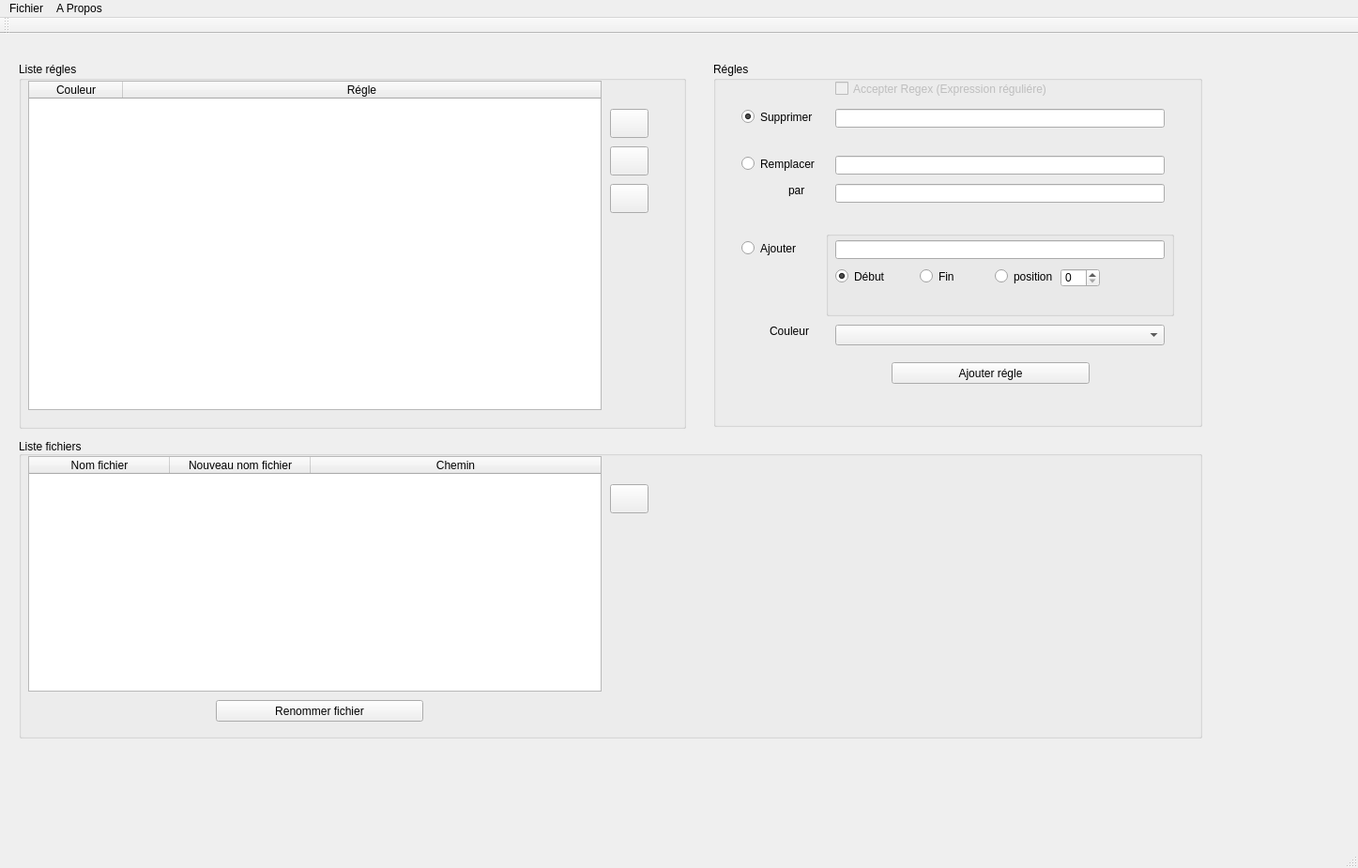
<?xml version="1.0" encoding="UTF-8"?>
<ui version="4.0">
 <class>MainWindow</class>
 <widget class="QMainWindow" name="MainWindow">
  <property name="geometry">
   <rect>
    <x>0</x>
    <y>0</y>
       <width>1447</width>
       <height>925</height>
   </rect>
  </property>
     <property name="sizePolicy">
         <sizepolicy hsizetype="Expanding" vsizetype="Preferred">
             <horstretch>1</horstretch>
             <verstretch>0</verstretch>
         </sizepolicy>
     </property>
     <property name="mouseTracking">
         <bool>true</bool>
     </property>
     <property name="contextMenuPolicy">
         <enum>Qt::NoContextMenu</enum>
     </property>
     <property name="acceptDrops">
         <bool>true</bool>
     </property>
  <property name="windowTitle">
      <string>Scribitus</string>
  </property>
     <property name="windowIcon">
         <iconset>
             <normaloff>Resources/scribitus_burned.png</normaloff>Resources/scribitus_burned.png
         </iconset>
     </property>
     <property name="autoFillBackground">
         <bool>true</bool>
  </property>
     <property name="documentMode">
         <bool>true</bool>
     </property>
  <widget class="QWidget" name="centralwidget">
      <widget class="QGroupBox" name="groupBoxRules">
          <property name="geometry">
              <rect>
                  <x>760</x>
                  <y>30</y>
                  <width>521</width>
                  <height>389</height>
              </rect>
          </property>
          <property name="sizePolicy">
              <sizepolicy hsizetype="Fixed" vsizetype="Fixed">
                  <horstretch>0</horstretch>
                  <verstretch>0</verstretch>
              </sizepolicy>
          </property>
          <property name="minimumSize">
              <size>
                  <width>521</width>
                  <height>389</height>
              </size>
          </property>
          <property name="autoFillBackground">
              <bool>true</bool>
          </property>
          <property name="title">
              <string>Régles</string>
          </property>
          <property name="flat">
              <bool>false</bool>
          </property>
          <widget class="QRadioButton" name="radioDelete">
              <property name="geometry">
                  <rect>
                      <x>30</x>
                      <y>50</y>
                      <width>82</width>
                      <height>17</height>
                  </rect>
              </property>
              <property name="text">
                  <string>Supprimer</string>
              </property>
              <property name="checked">
                  <bool>true</bool>
              </property>
          </widget>
          <widget class="QRadioButton" name="radioReplace">
              <property name="geometry">
                  <rect>
                      <x>30</x>
                      <y>100</y>
                      <width>82</width>
                      <height>17</height>
                  </rect>
              </property>
              <property name="text">
                  <string>Remplacer</string>
              </property>
          </widget>
          <widget class="QLineEdit" name="deleteText">
              <property name="geometry">
                  <rect>
                      <x>130</x>
                      <y>50</y>
                      <width>351</width>
                      <height>20</height>
                  </rect>
              </property>
              <property name="acceptDrops">
                  <bool>false</bool>
              </property>
          </widget>
          <widget class="QLineEdit" name="replaceTextFirst">
              <property name="geometry">
                  <rect>
                      <x>130</x>
                      <y>100</y>
                      <width>351</width>
                      <height>20</height>
                  </rect>
              </property>
              <property name="acceptDrops">
                  <bool>false</bool>
              </property>
          </widget>
          <widget class="QLineEdit" name="replaceTextBy">
              <property name="geometry">
                  <rect>
                      <x>130</x>
                      <y>130</y>
                      <width>351</width>
                      <height>20</height>
                  </rect>
              </property>
              <property name="acceptDrops">
                  <bool>false</bool>
              </property>
          </widget>
          <widget class="QLabel" name="label_2">
              <property name="geometry">
                  <rect>
                      <x>80</x>
                      <y>130</y>
                      <width>47</width>
                      <height>13</height>
                  </rect>
              </property>
              <property name="text">
                  <string>par</string>
              </property>
          </widget>
          <widget class="QCheckBox" name="checkBox">
              <property name="enabled">
                  <bool>false</bool>
              </property>
              <property name="geometry">
                  <rect>
                      <x>130</x>
                      <y>20</y>
                      <width>241</width>
                      <height>17</height>
                  </rect>
              </property>
              <property name="text">
                  <string>Accepter Regex (Expression réguliére)</string>
              </property>
          </widget>
          <widget class="QRadioButton" name="radioAdd">
              <property name="geometry">
                  <rect>
                      <x>30</x>
                      <y>190</y>
                      <width>82</width>
                      <height>17</height>
                  </rect>
              </property>
              <property name="text">
                  <string>Ajouter</string>
              </property>
          </widget>
          <widget class="QComboBox" name="listCouleur">
              <property name="geometry">
                  <rect>
                      <x>130</x>
                      <y>280</y>
                      <width>351</width>
                      <height>22</height>
                  </rect>
              </property>
          </widget>
          <widget class="QLabel" name="label_5">
              <property name="geometry">
                  <rect>
                      <x>60</x>
                      <y>280</y>
                      <width>47</width>
                      <height>13</height>
                  </rect>
              </property>
              <property name="text">
                  <string>Couleur</string>
              </property>
          </widget>
          <widget class="QPushButton" name="buttonRule">
              <property name="geometry">
                  <rect>
                      <x>190</x>
                      <y>320</y>
                      <width>211</width>
                      <height>23</height>
                  </rect>
              </property>
              <property name="text">
                  <string>Ajouter régle</string>
              </property>
          </widget>
          <widget class="QGroupBox" name="groupBox_2">
              <property name="geometry">
                  <rect>
                      <x>120</x>
                      <y>180</y>
                      <width>371</width>
                      <height>91</height>
                  </rect>
              </property>
              <property name="autoFillBackground">
                  <bool>false</bool>
              </property>
              <property name="title">
                  <string/>
              </property>
              <property name="flat">
                  <bool>false</bool>
              </property>
              <widget class="QSpinBox" name="spinBoxPosition">
                  <property name="geometry">
                      <rect>
                          <x>250</x>
                          <y>40</y>
                          <width>42</width>
                          <height>20</height>
                      </rect>
                  </property>
              </widget>
              <widget class="QRadioButton" name="radioPosition">
                  <property name="geometry">
                      <rect>
                          <x>180</x>
                          <y>40</y>
                          <width>71</width>
                          <height>17</height>
                      </rect>
                  </property>
                  <property name="text">
                      <string>position</string>
                  </property>
              </widget>
              <widget class="QLineEdit" name="addText">
                  <property name="geometry">
                      <rect>
                          <x>10</x>
                          <y>10</y>
                          <width>351</width>
                          <height>20</height>
                      </rect>
                  </property>
                  <property name="acceptDrops">
                      <bool>false</bool>
                  </property>
              </widget>
              <widget class="QRadioButton" name="radioEnd">
                  <property name="geometry">
                      <rect>
                          <x>100</x>
                          <y>40</y>
                          <width>82</width>
                          <height>17</height>
                      </rect>
                  </property>
                  <property name="text">
                      <string>Fin</string>
                  </property>
              </widget>
              <widget class="QRadioButton" name="radioBegin">
                  <property name="geometry">
                      <rect>
                          <x>10</x>
                          <y>40</y>
                          <width>82</width>
                          <height>17</height>
                      </rect>
                  </property>
                  <property name="text">
                      <string>Début</string>
                  </property>
                  <property name="checked">
                      <bool>true</bool>
                  </property>
              </widget>
          </widget>
          <zorder>radioDelete</zorder>
          <zorder>radioReplace</zorder>
          <zorder>deleteText</zorder>
          <zorder>replaceTextFirst</zorder>
          <zorder>replaceTextBy</zorder>
          <zorder>label_2</zorder>
          <zorder>checkBox</zorder>
          <zorder>radioAdd</zorder>
          <zorder>listCouleur</zorder>
          <zorder>label_5</zorder>
          <zorder>buttonRule</zorder>
          <zorder>groupBox_2</zorder>
          <zorder>verticalSpacer</zorder>
      </widget>
      <widget class="QGroupBox" name="groupBoxTableRule">
          <property name="geometry">
              <rect>
                  <x>20</x>
                  <y>30</y>
                  <width>711</width>
                  <height>391</height>
              </rect>
          </property>
          <property name="sizePolicy">
              <sizepolicy hsizetype="Preferred" vsizetype="Fixed">
                  <horstretch>0</horstretch>
                  <verstretch>0</verstretch>
              </sizepolicy>
          </property>
          <property name="minimumSize">
              <size>
                  <width>711</width>
                  <height>391</height>
              </size>
          </property>
          <property name="autoFillBackground">
              <bool>true</bool>
          </property>
          <property name="title">
              <string>Liste régles</string>
          </property>
          <property name="flat">
              <bool>false</bool>
          </property>
          <widget class="QTableWidget" name="tableRules">
              <property name="geometry">
                  <rect>
                      <x>10</x>
                      <y>20</y>
                      <width>611</width>
                      <height>351</height>
                  </rect>
              </property>
              <property name="sizePolicy">
                  <sizepolicy hsizetype="Expanding" vsizetype="Expanding">
                      <horstretch>0</horstretch>
                      <verstretch>0</verstretch>
                  </sizepolicy>
              </property>
              <property name="acceptDrops">
                  <bool>false</bool>
              </property>
              <property name="autoFillBackground">
                  <bool>true</bool>
              </property>
              <property name="styleSheet">
                  <string notr="true"/>
              </property>
              <property name="frameShadow">
                  <enum>QFrame::Sunken</enum>
              </property>
              <property name="editTriggers">
                  <set>QAbstractItemView::NoEditTriggers</set>
              </property>
              <property name="dragDropMode">
                  <enum>QAbstractItemView::NoDragDrop</enum>
              </property>
              <property name="selectionMode">
                  <enum>QAbstractItemView::SingleSelection</enum>
              </property>
              <property name="selectionBehavior">
                  <enum>QAbstractItemView::SelectRows</enum>
              </property>
              <property name="showGrid">
                  <bool>true</bool>
              </property>
              <attribute name="horizontalHeaderHighlightSections">
                  <bool>false</bool>
              </attribute>
              <attribute name="horizontalHeaderStretchLastSection">
                  <bool>true</bool>
              </attribute>
              <attribute name="verticalHeaderHighlightSections">
                  <bool>true</bool>
              </attribute>
              <column>
                  <property name="text">
                      <string>Couleur</string>
                  </property>
              </column>
              <column>
                  <property name="text">
                      <string>Régle</string>
                  </property>
              </column>
          </widget>
          <widget class="QPushButton" name="btnDownRule">
              <property name="enabled">
                  <bool>true</bool>
              </property>
              <property name="geometry">
                  <rect>
                      <x>630</x>
                      <y>130</y>
                      <width>41</width>
                      <height>31</height>
                  </rect>
              </property>
              <property name="minimumSize">
                  <size>
                      <width>41</width>
                      <height>31</height>
                  </size>
              </property>
              <property name="maximumSize">
                  <size>
                      <width>41</width>
                      <height>31</height>
                  </size>
              </property>
              <property name="text">
                  <string/>
              </property>
              <property name="icon">
                  <iconset>
                      <normaloff>Resources/fleche_bas.png</normaloff>Resources/fleche_bas.png
                  </iconset>
              </property>
          </widget>
          <widget class="QPushButton" name="btnUpRule">
              <property name="enabled">
                  <bool>true</bool>
              </property>
              <property name="geometry">
                  <rect>
                      <x>630</x>
                      <y>90</y>
                      <width>41</width>
                      <height>31</height>
                  </rect>
              </property>
              <property name="minimumSize">
                  <size>
                      <width>41</width>
                      <height>31</height>
                  </size>
              </property>
              <property name="maximumSize">
                  <size>
                      <width>41</width>
                      <height>31</height>
                  </size>
              </property>
              <property name="text">
                  <string/>
              </property>
              <property name="icon">
                  <iconset>
                      <normaloff>Resources/fleche_haut.png</normaloff>Resources/fleche_haut.png
                  </iconset>
              </property>
          </widget>
          <widget class="QPushButton" name="btnDeleteRule">
              <property name="enabled">
                  <bool>true</bool>
              </property>
              <property name="geometry">
                  <rect>
                      <x>630</x>
                      <y>50</y>
                      <width>41</width>
                      <height>31</height>
                  </rect>
              </property>
              <property name="sizePolicy">
                  <sizepolicy hsizetype="Fixed" vsizetype="Fixed">
                      <horstretch>0</horstretch>
                      <verstretch>0</verstretch>
                  </sizepolicy>
              </property>
              <property name="minimumSize">
                  <size>
                      <width>41</width>
                      <height>31</height>
                  </size>
              </property>
              <property name="maximumSize">
                  <size>
                      <width>41</width>
                      <height>31</height>
                  </size>
              </property>
              <property name="text">
                  <string/>
              </property>
              <property name="icon">
                  <iconset>
                      <normaloff>Resources/moins-rouge-enlevez-icone-8984-32.png</normaloff>
                      Resources/moins-rouge-enlevez-icone-8984-32.png
                  </iconset>
              </property>
          </widget>
          <zorder>tableRules</zorder>
          <zorder>btnDownRule</zorder>
          <zorder>btnUpRule</zorder>
          <zorder>btnDeleteRule</zorder>
          <zorder>gridLayoutWidget</zorder>
      </widget>
      <widget class="QGroupBox" name="groupBoxTableFile">
          <property name="geometry">
              <rect>
                  <x>20</x>
                  <y>430</y>
                  <width>1261</width>
                  <height>321</height>
              </rect>
          </property>
          <property name="sizePolicy">
              <sizepolicy hsizetype="Preferred" vsizetype="Preferred">
                  <horstretch>0</horstretch>
                  <verstretch>0</verstretch>
              </sizepolicy>
          </property>
          <property name="minimumSize">
              <size>
                  <width>699</width>
                  <height>321</height>
              </size>
          </property>
          <property name="layoutDirection">
              <enum>Qt::LeftToRight</enum>
          </property>
          <property name="autoFillBackground">
              <bool>true</bool>
          </property>
          <property name="title">
              <string>Liste fichiers</string>
          </property>
          <property name="alignment">
              <set>Qt::AlignBottom|Qt::AlignLeading|Qt::AlignLeft</set>
          </property>
          <widget class="QTableWidget" name="tableFiles">
              <property name="enabled">
                  <bool>true</bool>
              </property>
              <property name="geometry">
                  <rect>
                      <x>10</x>
                      <y>20</y>
                      <width>611</width>
                      <height>251</height>
                  </rect>
              </property>
              <property name="sizePolicy">
                  <sizepolicy hsizetype="Expanding" vsizetype="Expanding">
                      <horstretch>0</horstretch>
                      <verstretch>0</verstretch>
                  </sizepolicy>
              </property>
              <property name="minimumSize">
                  <size>
                      <width>611</width>
                      <height>251</height>
                  </size>
              </property>
              <property name="maximumSize">
                  <size>
                      <width>16777215</width>
                      <height>16777215</height>
                  </size>
              </property>
              <property name="acceptDrops">
                  <bool>false</bool>
              </property>
              <property name="toolTip">
                  <string>Glisser un/des fichier(s)</string>
              </property>
              <property name="dragEnabled">
                  <bool>true</bool>
              </property>
              <property name="dragDropMode">
                  <enum>QAbstractItemView::NoDragDrop</enum>
              </property>
              <property name="defaultDropAction">
                  <enum>Qt::CopyAction</enum>
              </property>
              <property name="selectionBehavior">
                  <enum>QAbstractItemView::SelectRows</enum>
              </property>
              <attribute name="horizontalHeaderCascadingSectionResizes">
                  <bool>false</bool>
              </attribute>
              <attribute name="horizontalHeaderDefaultSectionSize">
                  <number>150</number>
              </attribute>
              <attribute name="horizontalHeaderStretchLastSection">
                  <bool>true</bool>
              </attribute>
              <column>
                  <property name="text">
                      <string>Nom fichier</string>
                  </property>
              </column>
              <column>
                  <property name="text">
                      <string>Nouveau nom fichier</string>
                  </property>
              </column>
              <column>
                  <property name="text">
                      <string>Chemin</string>
                  </property>
              </column>
          </widget>
          <widget class="QPushButton" name="btnDeleteFile">
              <property name="enabled">
                  <bool>true</bool>
              </property>
              <property name="geometry">
                  <rect>
                      <x>630</x>
                      <y>50</y>
                      <width>41</width>
                      <height>31</height>
                  </rect>
              </property>
              <property name="sizePolicy">
                  <sizepolicy hsizetype="Fixed" vsizetype="Fixed">
                      <horstretch>0</horstretch>
                      <verstretch>0</verstretch>
                  </sizepolicy>
              </property>
              <property name="minimumSize">
                  <size>
                      <width>41</width>
                      <height>31</height>
                  </size>
              </property>
              <property name="maximumSize">
                  <size>
                      <width>41</width>
                      <height>31</height>
                  </size>
              </property>
              <property name="text">
                  <string/>
              </property>
              <property name="icon">
                  <iconset>
                      <normaloff>Resources/moins-rouge-enlevez-icone-8984-32.png</normaloff>
                      Resources/moins-rouge-enlevez-icone-8984-32.png
                  </iconset>
              </property>
          </widget>
          <widget class="QPushButton" name="btnRename">
              <property name="geometry">
                  <rect>
                      <x>210</x>
                      <y>280</y>
                      <width>221</width>
                      <height>23</height>
                  </rect>
              </property>
              <property name="sizePolicy">
                  <sizepolicy hsizetype="Fixed" vsizetype="Preferred">
                      <horstretch>50</horstretch>
                      <verstretch>50</verstretch>
                  </sizepolicy>
              </property>
              <property name="minimumSize">
                  <size>
                      <width>221</width>
                      <height>23</height>
                  </size>
              </property>
              <property name="maximumSize">
                  <size>
                      <width>221</width>
                      <height>23</height>
                  </size>
              </property>
              <property name="autoFillBackground">
                  <bool>false</bool>
              </property>
              <property name="text">
                  <string>Renommer fichier</string>
              </property>
              <property name="flat">
                  <bool>false</bool>
              </property>
          </widget>
          <zorder>tableFiles</zorder>
          <zorder>btnDeleteFile</zorder>
          <zorder>btnRename</zorder>
          <zorder>groupBoxRules</zorder>
   </widget>
  </widget>
  <widget class="QMenuBar" name="menubar">
   <property name="geometry">
    <rect>
     <x>0</x>
     <y>0</y>
        <width>1447</width>
     <height>21</height>
    </rect>
   </property>
   <widget class="QMenu" name="menuScribitus">
    <property name="title">
     <string>Fichier</string>
    </property>
    <addaction name="actionQuitter"/>
   </widget>
   <widget class="QMenu" name="menuA_Propos">
    <property name="title">
     <string>A Propos</string>
    </property>
   </widget>
   <addaction name="menuScribitus"/>
   <addaction name="menuA_Propos"/>
  </widget>
  <widget class="QStatusBar" name="statusbar"/>
  <widget class="QToolBar" name="toolBar">
   <property name="windowTitle">
    <string>toolBar</string>
   </property>
   <attribute name="toolBarArea">
    <enum>TopToolBarArea</enum>
   </attribute>
   <attribute name="toolBarBreak">
    <bool>false</bool>
   </attribute>
  </widget>
  <action name="actionQuitter">
   <property name="text">
    <string>Quitter</string>
   </property>
  </action>
 </widget>
 <resources/>
    <connections>
        <connection>
            <sender>spinBoxPosition</sender>
            <signal>valueChanged(QString)</signal>
            <receiver>radioPosition</receiver>
            <slot>toggle()</slot>
            <hints>
                <hint type="sourcelabel">
                    <x>1110</x>
                    <y>292</y>
                </hint>
                <hint type="destinationlabel">
                    <x>1055</x>
                    <y>291</y>
                </hint>
            </hints>
        </connection>
    </connections>
</ui>
